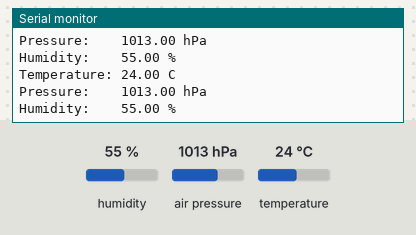
A sketch run on a simulated ESP8266 (NodeMCU). Shown: the last lines printed to the serial monitor. The test bench sets the inputs (shaded band); at power-on: humidity 55 %, air pressure 1013 hPa, temperature 24 °C.

Above: at 1.8 s.
1.9 s: humidity set to 22 %
At 2.7 s:
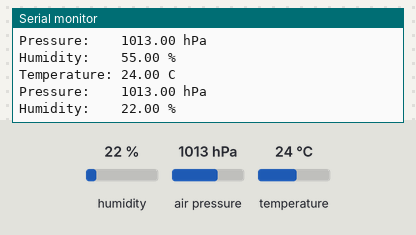
3.4 s: air pressure set to 952 hPa
At 4.4 s:
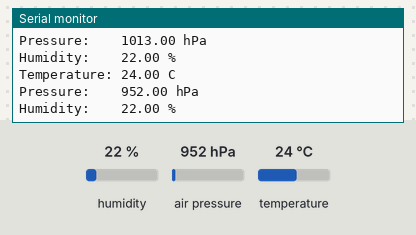
4.9 s: temperature set to 12 °C
At 5.3 s:
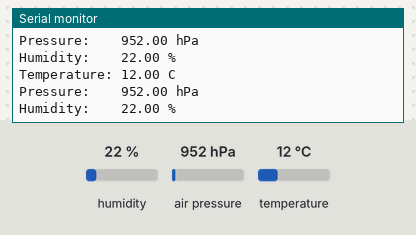

Measured:
- after the input at 1.9 s, the serial monitor: prints a new line after 0.12 s (image 1)
- after the input at 3.4 s, the serial monitor: prints a new line after 0.62 s (image 2)
- after the input at 4.9 s, the serial monitor: prints a new line after 0.12 s (image 3)

The sketch:

ESP8266_BMP280_.ino
```cpp
/******************************************************
 * Catalin Batrinu bcatalin@gmail.com
 * Read temperature, humidity and pressure from BME280
 * and send it to thingspeaks.com
*******************************************************/

#include <Wire.h>
#include <ESP8266WiFi.h>
#include <Adafruit_Sensor.h>
#include <Adafruit_BME280.h>


#define PIN_BME_SCL   D1
#define PIN_BME_SDA   D2
#define BME_ADR       0x76

Adafruit_BME280 bme; // I2C

/**************************
 *   S E T U P
 **************************/
void setup() {
  Serial.begin(115200);

  Serial.println ("Sensor Test...");
  Serial.print ("SDA: ");
  Serial.println (SDA);
  Serial.print ("SCL: ");
  Serial.println (SCL);


  Serial.println ("Initialize i2c...");
  pinMode (PIN_BME_SDA, INPUT_PULLUP);        //Set input (SDA) pull-up resistor on
  Wire.setClock (2000000);                // Set I2C bus speed
  Wire.begin (PIN_BME_SDA, PIN_BME_SCL);
//  Wire.begin ();
  Serial.println ("...done");

  Serial.println ("Initialize BME280...");
  if (!bme.begin (BME_ADR))
  {
    Serial.print ("Ooops, no BME280 detected ... Check your wiring or I2C ADDR!");
    while (1);
  }
  else
  {
    Serial.println ("BME280 ready.");
  }
}

float sensTemp;
float sensHumi;
float sensPres;


  /**************************
 *  L O O P
 **************************/
void loop()
{
  sensTemp = bme.readTemperature ();
  Serial.print ("Temperature: ");
  Serial.print (sensTemp);
  Serial.println (" C");

  sensPres = bme.readPressure () / 100.0F;
  Serial.print ("Pressure:    ");
  Serial.print (sensPres);
  Serial.println (" hPa");

  sensHumi = bme.readHumidity ();
  Serial.print ("Humidity:    ");
  Serial.print (sensHumi);
  Serial.println (" %");

  delay(1000);
}
```
